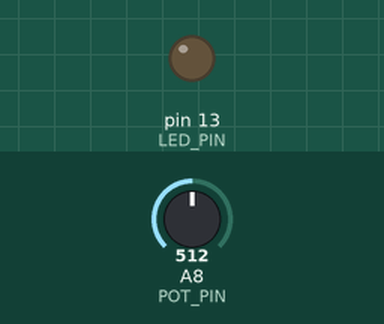
Simulated run of this sketch. Board: Arduino Mega 2560, built with avr-gcc and run on an emulated ATmega2560. Parts: output pins drawn as LEDs (lit = HIGH). The inputs (shaded band) are chosen by the test bench; at power-on: A8 (POT_PIN) = 512.

Above: at 1.3 s.
1.4 s: A8 (POT_PIN) set to 107
2.9 s: A8 (POT_PIN) set to 93
At 3.4 s:
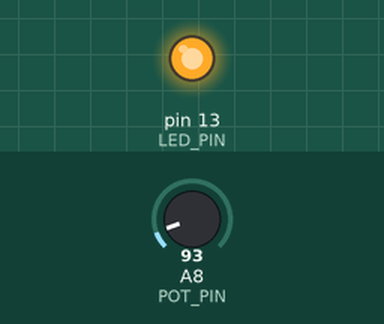
4.5 s: A8 (POT_PIN) set to 110
At 5.7 s:
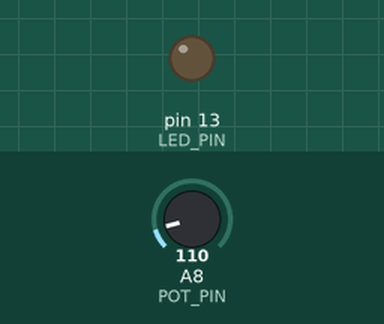
6.0 s: A8 (POT_PIN) set to 90
At 6.9 s:
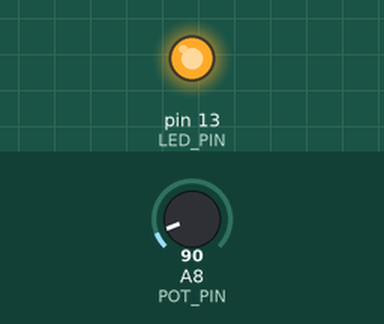
Timing chart, 0 to 8.5 s (numbered marks = the images above; inputs shaded):
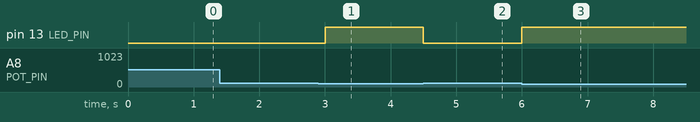

Measured:
- the behaviour switches between 100 and 99 on A8 (POT_PIN) (found by bisection; images 0 and 1)
- after the input at 1.4 s, every drawn part: stays the same
- after the input at 2.9 s, pin 13 (LED_PIN): LOW → HIGH after 0.10 s
- after the input at 4.5 s, pin 13 (LED_PIN): HIGH → LOW at once
- after the input at 6.0 s, pin 13 (LED_PIN): LOW → HIGH at once

The sketch:

CDS.ino
```cpp
#define POT_PIN A8
#define LED_PIN 13

void setup()
{
  pinMode(LED_PIN, OUTPUT);
}
void loop()
{
  int val = 0;
  val = analogRead(POT_PIN);

  //조도센서 값이 100미만이면 LED를 켠다
  if(val < 100) {
    digitalWrite(LED_PIN, HIGH);
  } else {
    digitalWrite(LED_PIN, LOW);
  }
  delay(500);
}
```
